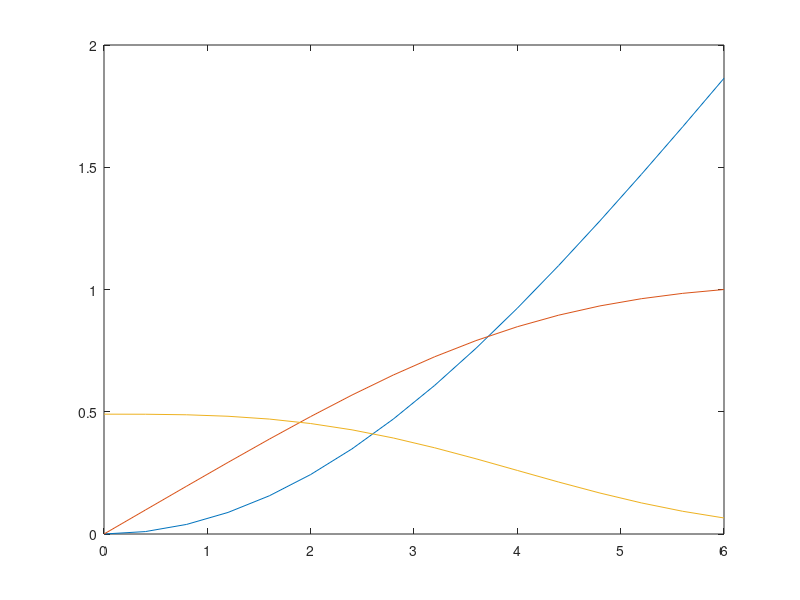

The MATLAB script that drew this image: (Note: this script raises an error after producing the figure.)
eta = 0.4;
N = 6/eta;
x = [0:eta:6]';
a0 = x/6;
b0 = zeros(N+1,1);
ri = zeros(N+1,1);
z = zeros(N+1,1);

W = zeros(N+1,N+1);
for i=1:N+1;
  for j=1:N+1;
    if j==i-1;
      W(i,j)=1;
    endif;
    if j==i;
      W(i,j)=4;
    endif;
    if j==i+1;
      W(i,j)=1;
    endif;
  endfor;
endfor;
W(1,1)=1;
W(1,2)=2;
W(N+1,N)=2;
W(N+1,N+1)=1;
Y = zeros(N+1,N+1);
for i=1:N+1;
  for j=1:N+1;
    if j==i-1;
      Y(i,j)=-3;
    endif;
    if j==i+1;
      Y(i,j)=3;
    endif;
  endfor;
endfor;
Y(1,1)=-5/2;Y(1,2)=2;Y(1,3)=1/2;Y(N+1,N-1)=-1/2;Y(N+1,N)=-2;Y(N+1,N+1)=5/2;
D1=W\Y;
D1=D1/0.2
D2 = D1*D1;


p = 1;
while p > 0.0001
da0 = D1*a0;
dda0 = D2*a0;
db0 = D1*b0;


O = zeros(2*N+2,2*N+2);
for j = [1:N+1]
  for k = [1:N+1]
    O(j,k) = D1(j,k);
  endfor
endfor

for k = [N+2:2*N+2]
  for j = [1:N+1]
    if j = k - (N+1)
      O(j,k) = -1;
    else
      O(j,k) = 0;
    endif
  endfor
endfor

for j = [N+2:2*N+2]
  for k = [1:N+1]
    if j = k + (N+1)
      O(j,k) = da0(k,1);
    endif
  endfor
endfor
X = zeros(N+1,N+1);
for j = [1:N+1]
  for k = [1:N+1]
    if j = k
      X(j,k) = b0(k,1);
    endif
  endfor
endfor
XX = D2 + X*D1;

for j = [N+2:2*N+2]
  for k = [N+2:2*N+2]
    O(j,k) = XX(j-(N+1),k-(N+1));
  endfor
endfor
%定義T矩陣
T = zeros(N+1,1);
for j = [1:N+1]
  T(j,1) = a0(j)-db0(j);
endfor
for j = [N+2:2*N+2]
  T(j,1) = -b0(j-(N+1),1)*da0(j-(N+1),1)-dda0(j-(N+1),1);
endfor

O(1,:)=0;O(N+2,:)=0;O(2*N+2,:)=0;O(1,1)=1;O(N+2,N+2)=1;O(2*N+2,2*N+2)=1;
T(1)=0;T(N+2)=0;T(2*N+2)=0;
B = O\T;

for j = [1:N+1]
  ri(j,1) = B(j,1);
endfor
for j = [N+2:2*N+2]
  z(j-(N+1),1) = B(j,1);
endfor
b0 = b0 + ri;
a0 = a0 + z;
p = max(abs(ri),[],1)
endwhile
plot(x,b0)
hold on
plot(x,a0)
hold on
plot(x,da0)
dg0(1,1)
